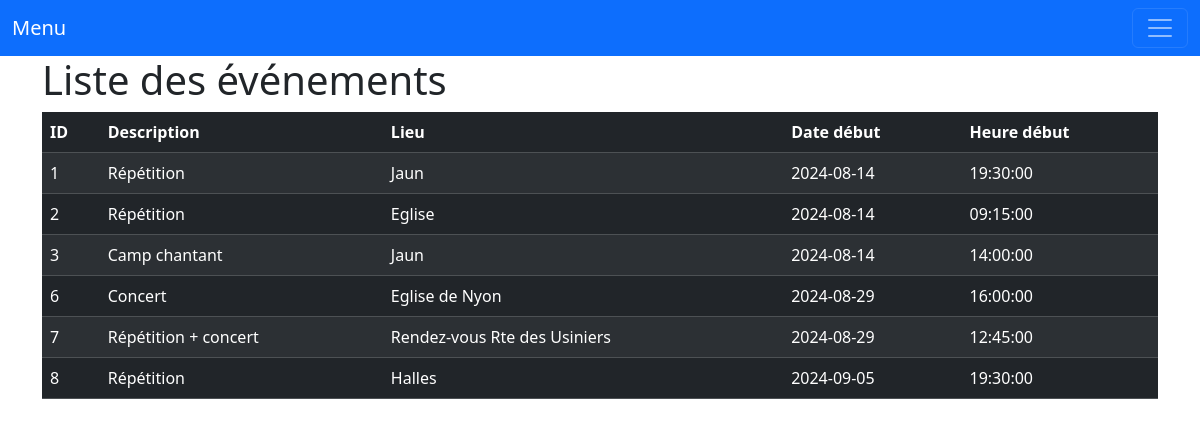
The app's page /events with its own data.
### app/models.py (models this page shows, shortened)
class Event (db.Model):
    __tablename__ = 'events'
    id = db.Column(db.Integer, primary_key=True)
    date_start = db.Column(db.Date)
    date_end = db.Column(db.Date)
    time_start = db.Column(db.Time)
    time_end = db.Column(db.Time)
    description = db.Column(db.String(256))
    lieu = db.Column(db.String(50))
    vignette_name = db.Column(db.String(100))
    visibility_id = db.Column(db.Integer, db.ForeignKey('visibilities.id'))
    groupe_id = db.Column(db.Integer, db.ForeignKey('groupes.id'))

### app/__init__.py (the view)
    @app.route('/events')
    def events():
        events = Event.query.all()
        return render_template('events.html', events=events)

### app/__init__.py (called while the page is built)
def create_app():
    app = Flask(__name__)
    app.config.from_object(Config)
    Config.init_app(app)
    bootstrap.init_app(app)
    db.init_app(app)
    @app.route('/')
    def index():
        return render_template('index.html')
    @app.route('/test')
    def test():
        return render_template('test.html')
    @app.route('/events')
    def events():
        events = Event.query.all()
        return render_template('events.html', events=events)
    @app.route('/user/<name>')
    def user_page(name):
        return render_template('user.html', name=name)
    return app

### app/templates/events.html
{% extends "base.html" %}
{% block content %}
<div class="container">
    <h1>Liste des événements</h1>
    <table class="table table-dark table-striped">
        <thead>
            <tr>
              <th scope="col">ID</th>
              <th scope="col">Description</th>
              <th scope="col">Lieu</th>
              <th scope="col">Date début</th>
              <th scope="col">Heure début</th>
            </tr>
        </thead>
    {% for event in events -%}
        <tr>
            <td>{{event.id}}</td>
            <td>{{event.description}}</td>
            <td>{{event.lieu}}</td>
            <td>{{event.date_start}}</td>
            <td>{{event.time_start}}</td>
        </tr>
    {%- endfor %}
</table>
</div>
{% endblock %}

### app/templates/base.html (shortened to what this page needs)
<!doctype html>
<html lang="en">
    <head>
        {% block head %}
        {% block styles %}
            {{ bootstrap.load_css() }}
        {% endblock %}
        {% endblock %}
    </head>
    <body>
        {% block navbar %}
        <nav class="navbar navbar-dark bg-primary">
            <div class="container-fluid">
              <a class="navbar-brand" href="/">Menu</a>
              <button class="navbar-toggler" type="button" data-bs-toggle="collapse" data-bs-target="#navbarNavAltMarkup" aria-controls="navbarNavAltMarkup" aria-expanded="false" aria-label="Toggle navigation">
                <span class="navbar-toggler-icon"></span>
              </button>
            </div>
          </nav>
        {% endblock %}
        {% block content %}{% endblock %}
    </body>
</html>

### records on screen
Event: id "1", description "Répétition", lieu "Jaun", date_start "2024-08-14", time_start "19:30:00"
Event: id "2", description "Répétition", lieu "Eglise", date_start "2024-08-14", time_start "09:15:00"
Event: id "3", description "Camp chantant", lieu "Jaun", date_start "2024-08-14", time_start "14:00:00"
Event: id "6", description "Concert", lieu "Eglise de Nyon", date_start "2024-08-29", time_start "16:00:00"
Event: id "7", description "Répétition + concert", lieu "Rendez-vous Rte des Usiniers", date_start "2024-08-29", time_start "12:45:00"
Event: id "8", description "Répétition", lieu "Halles", date_start "2024-09-05", time_start "19:30:00"
